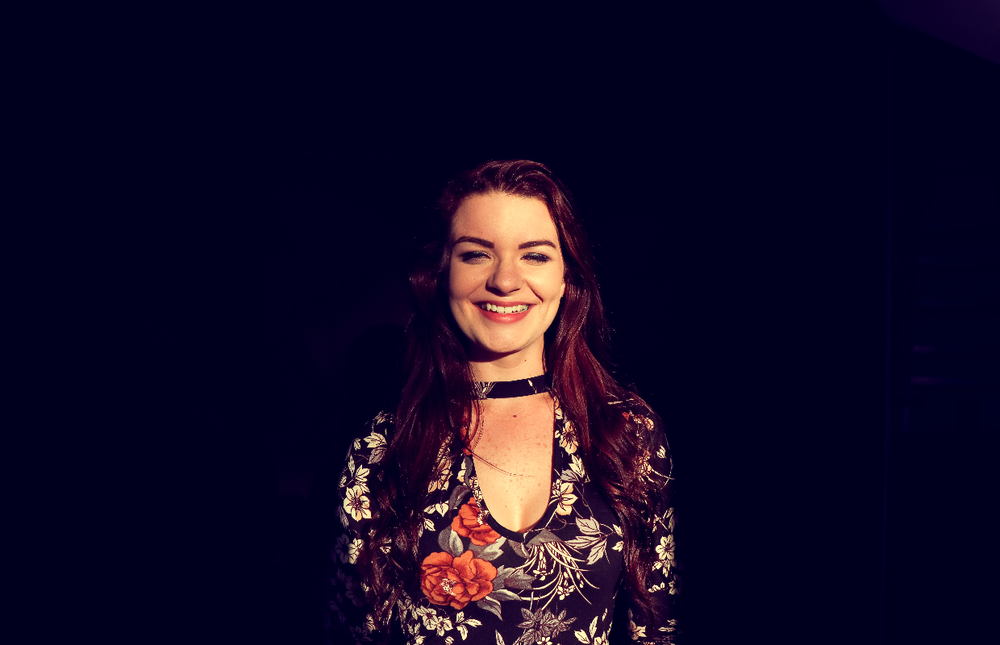
#> input picture person_detection/images/001.png, 1000 x 645 px, shrunk from 1240 x 800 before the run; its folder holds only this picture in this run
$ jupyter execute SampleDetector.ipynb
#> lines starting #> are read from the running program, lines starting #| are printed output that depends on the picture; after the words box and inside, x2 and y2 are one past the last pixel; in counts of white or black regions, pixels touching at a corner belong together
#> further down, image is the input picture: shape (645, 1000, 3); mean B, G, R 37.5, 11.4, 19.6
# 人物検出のサンプルコード

[cell 1]
# ライブラリのインポート
import cv2
import numpy as np
import matplotlib.pyplot as plt
import os
import shutil
import glob

## 対象画像とマスク画像のフォルダ（**要修正**）

[cell 2]
# 対象画像のフォルダ（適宜修正すること）
TARGET_FOLDER = "./images/"

# マスク画像を保存するフォルダ（適宜修正すること）
MASK_FOLDER = "./results/"

## マスク画像を生成する関数（**要修正**）
### 【改良したアルゴリズムの説明をここに記載すること】

[cell 3]
# 画像から人物のマスクを生成する関数（適宜修正すること）
def detect(image):

    # グレースケールに変換
    image_gray = cv2.cvtColor(image, cv2.COLOR_BGR2GRAY)
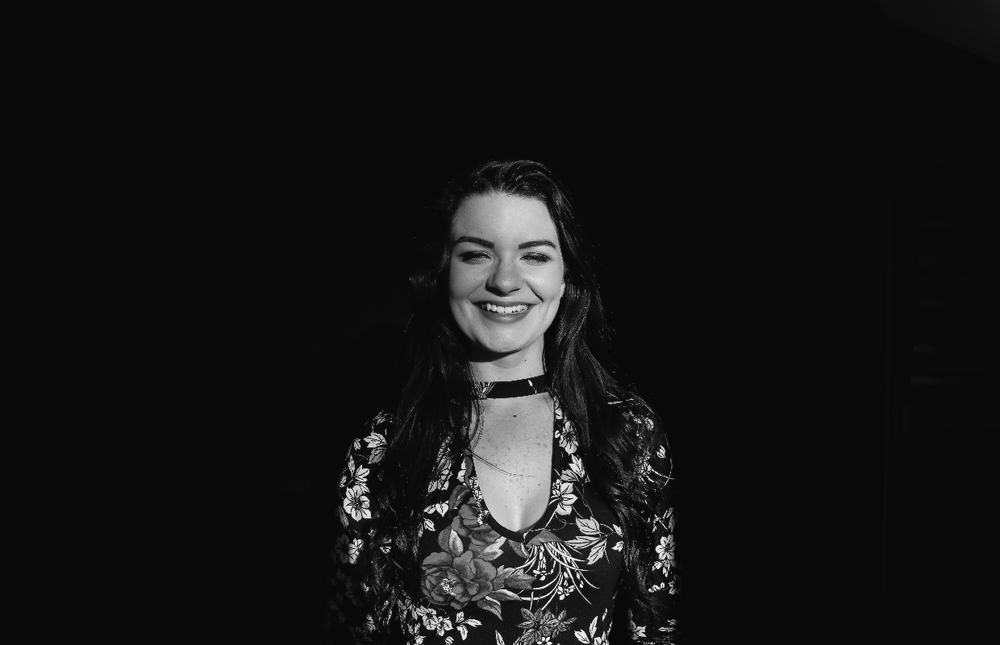
#> image_gray: shape (645, 1000); min 3, max 248, mean 20.1

    # 閾値127で2値化
    _, image_binary = cv2.threshold(image_gray, 127, 255, cv2.THRESH_BINARY)
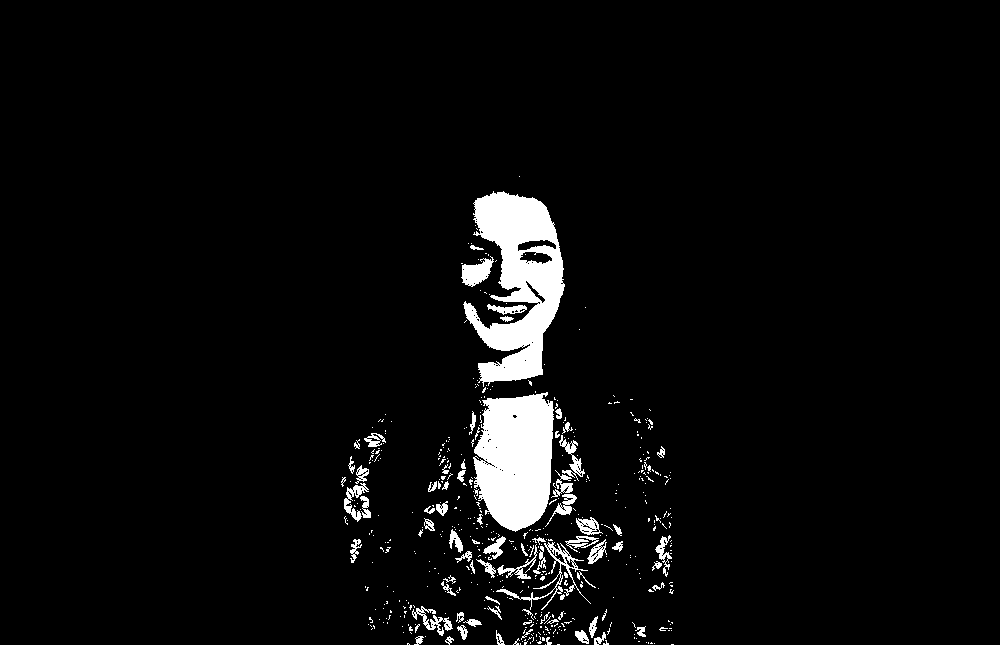
#> image_binary: shape (645, 1000); 4.4% white; 511 white regions (435 under 20 px), largest, box (x1, y1, x2, y2) and area: (463, 191, 565, 387) 10392, (473, 392, 554, 532) 8802, (496, 542, 591, 610) 759

    # モルフォロジー処理
    kernel = np.ones((5,5),np.uint8)
    image_mask = cv2.morphologyEx(image_binary, cv2.MORPH_OPEN, kernel, iterations=3)
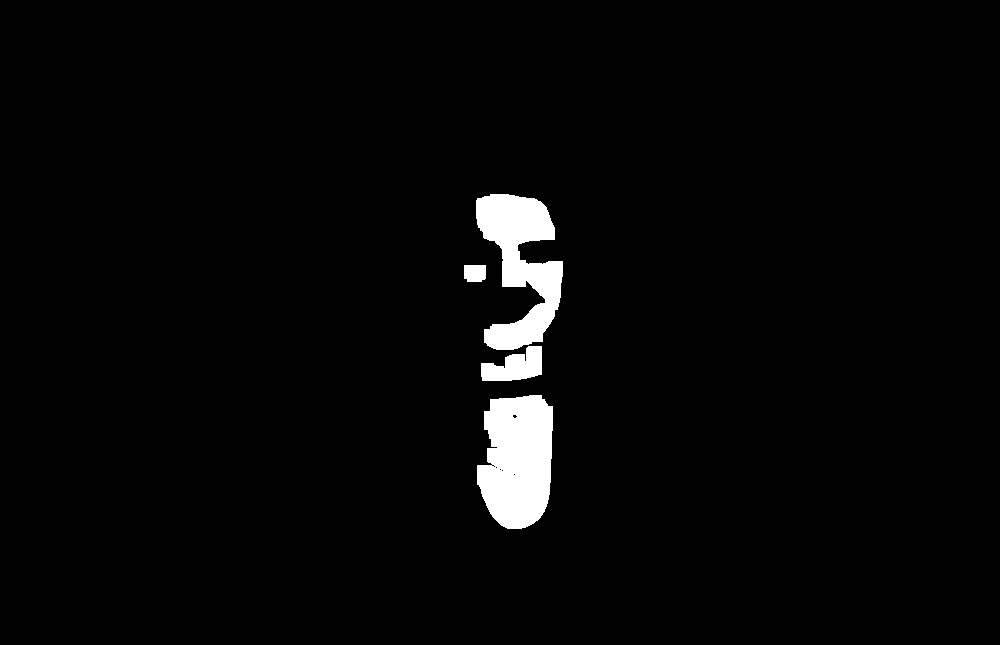
#> image_mask: shape (645, 1000); 2.7% white; 4 white regions, box (x1, y1, x2, y2) and area: (477, 395, 553, 529) 8205, (476, 194, 563, 350) 7358, (481, 346, 542, 381) 1411, (464, 265, 486, 282) 356
    image_mask = cv2.morphologyEx(image_binary, cv2.MORPH_CLOSE, kernel, iterations=3)
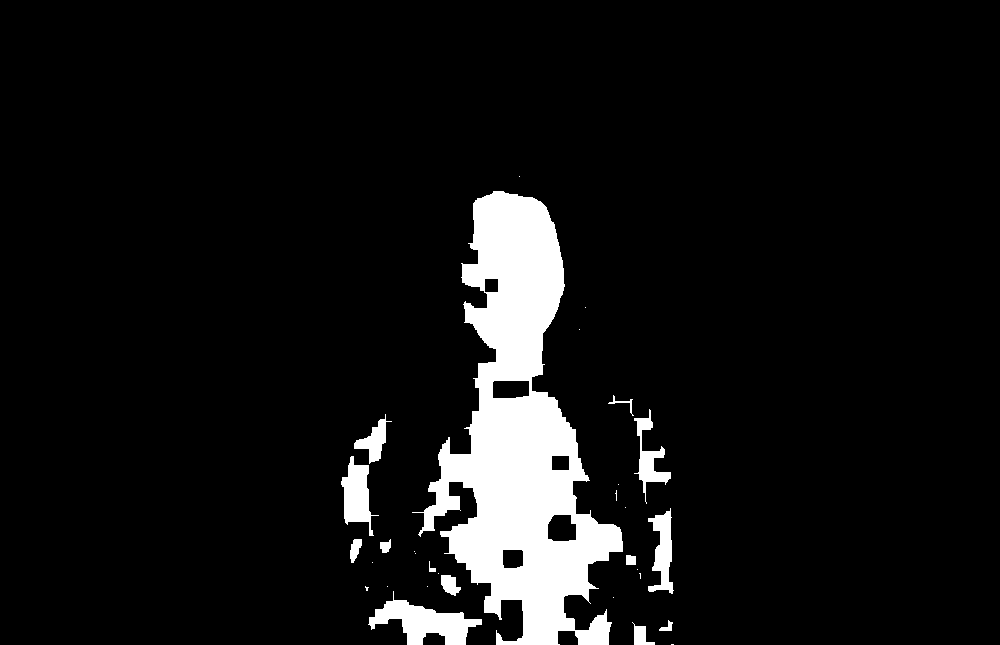
#> image_mask: shape (645, 1000); 7.8% white; 31 white regions (17 under 20 px), largest, box (x1, y1, x2, y2) and area: (412, 191, 623, 645) 41905, (368, 591, 482, 645) 2671, (341, 456, 379, 536) 1483

    return image_mask

## 対象画像のマスク画像を生成（修正不可）

[cell 4]
# マスク画像のフォルダが存在する場合は削除
if os.path.exists(MASK_FOLDER):
    shutil.rmtree(MASK_FOLDER)

# マスク画像の保存フォルダの作成
os.makedirs(MASK_FOLDER)

# 画像一覧の取得
files = sorted(glob.glob(TARGET_FOLDER + "*.png"))
for file in files:
    image = cv2.imread(file) # 画像の読み込み
    image_rgb = cv2.cvtColor(image, cv2.COLOR_BGR2RGB) # BGRからRGBに変換
    image_mask = detect(image_rgb) # マスク画像を生成
    filename = os.path.basename(file)
    cv2.imwrite(f"{MASK_FOLDER}{filename}", image_mask) # マスク画像を保存

$ run again, on person_detection/images/015.png
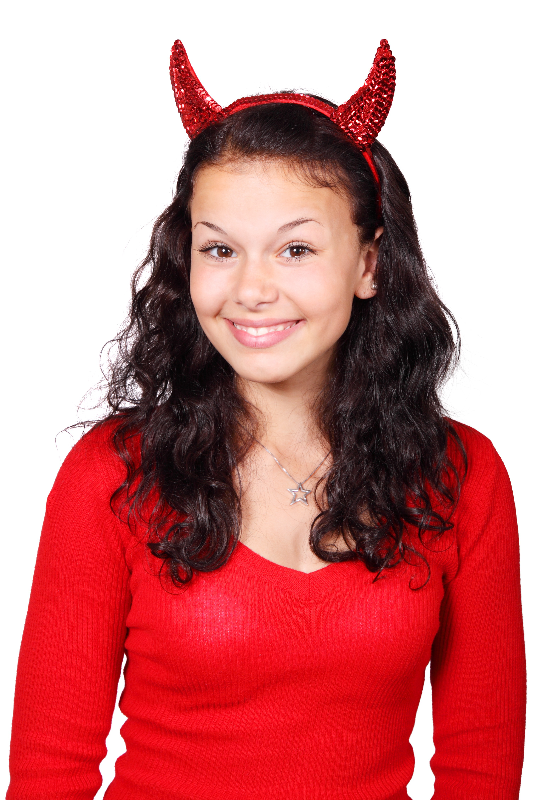
#> input picture person_detection/images/015.png, 533 x 800 px
#> image is the input picture: shape (800, 533, 3); mean B, G, R 124.1, 122, 202
#> in detect, `_, image_binary = cv2.threshold(image_gray, 127, 255, cv2.THRESH_BINARY)`:
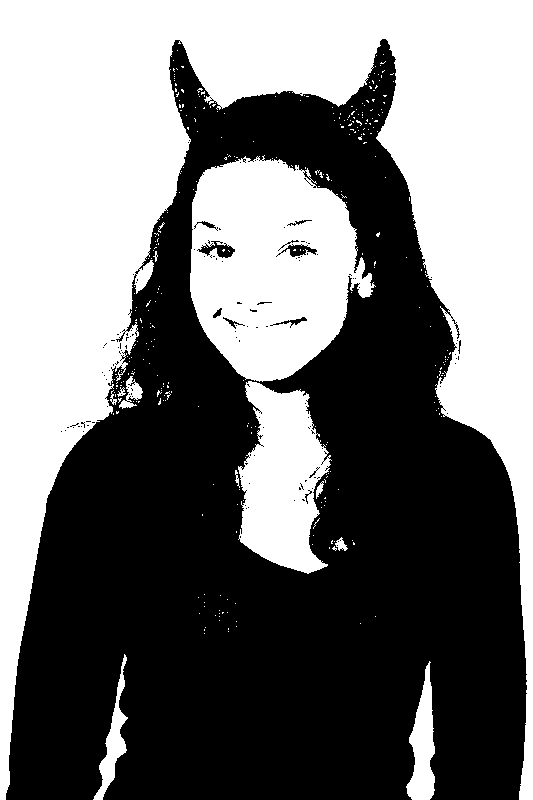
#> image_binary: shape (800, 533); 46.4% white; 327 white regions (314 under 20 px), largest, box (x1, y1, x2, y2) and area: (0, 0, 533, 800) 151961, (190, 155, 376, 382) 28961, (238, 381, 332, 574) 11916
#> in detect, `image_mask = cv2.morphologyEx(image_binary, cv2.MORPH_CLOSE, kernel, i..`:
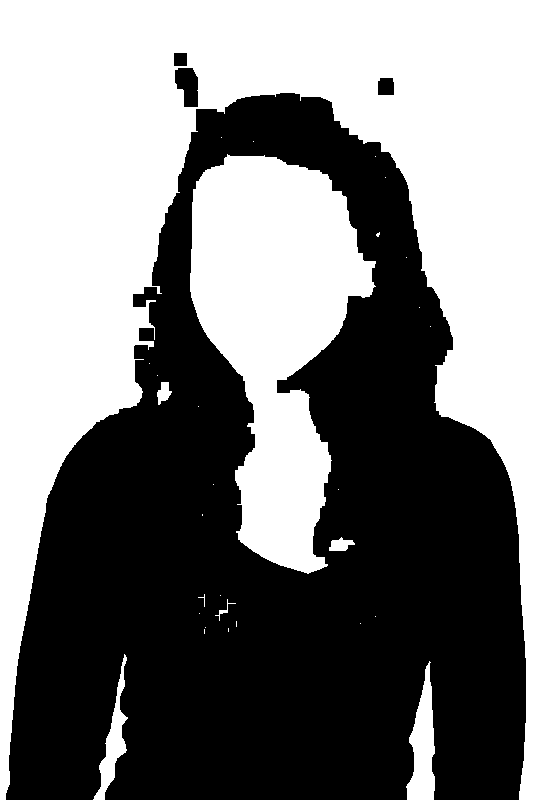
#> image_mask: shape (800, 533); 48.9% white; 30 white regions (23 under 20 px), largest, box (x1, y1, x2, y2) and area: (0, 0, 533, 800) 159572, (190, 154, 376, 574) 44340, (406, 661, 435, 800) 2355

$ run again, on person_detection/images/023.png
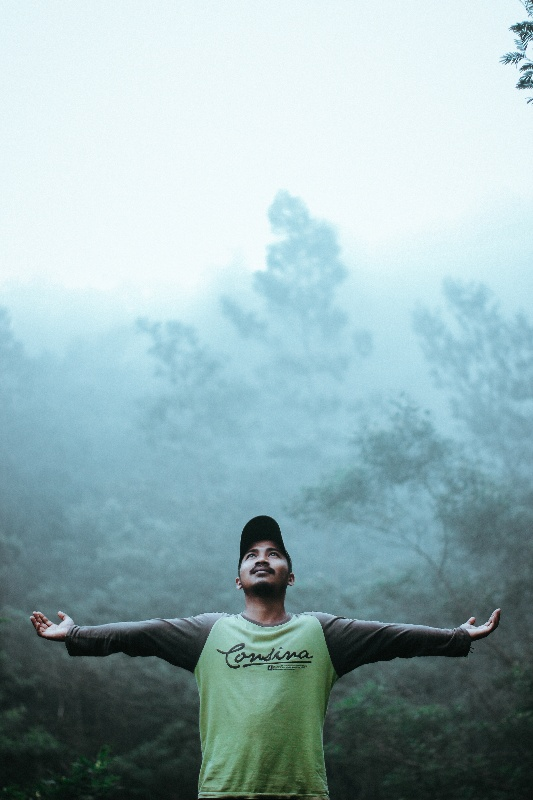
#> input picture person_detection/images/023.png, 533 x 800 px
#> image is the input picture: shape (800, 533, 3); mean B, G, R 181, 177.2, 151.4
#> in detect, `_, image_binary = cv2.threshold(image_gray, 127, 255, cv2.THRESH_BINARY)`:
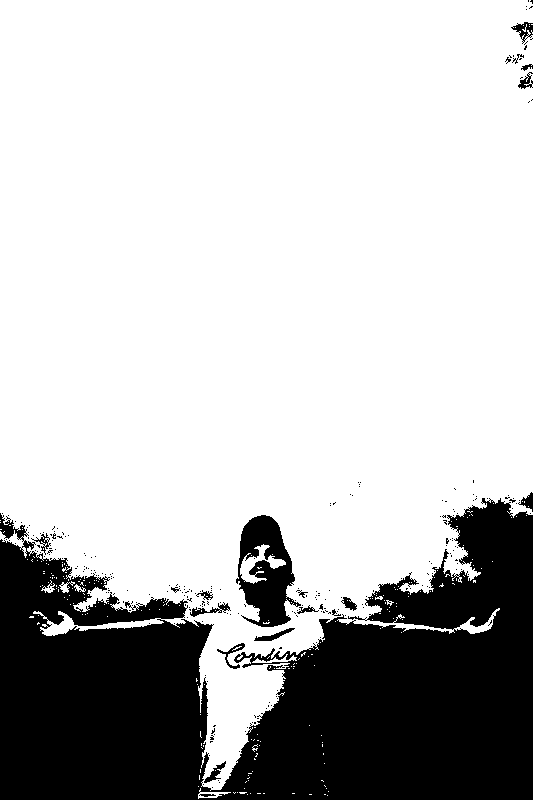
#> image_binary: shape (800, 533); 74.7% white; 268 black regions (249 under 20 px), largest, box (x1, y1, x2, y2) and area: (0, 498, 533, 800) 101684, (236, 515, 301, 627) 3986, (511, 22, 533, 44) 197
#> in detect, `image_mask = cv2.morphologyEx(image_binary, cv2.MORPH_CLOSE, kernel, i..`:
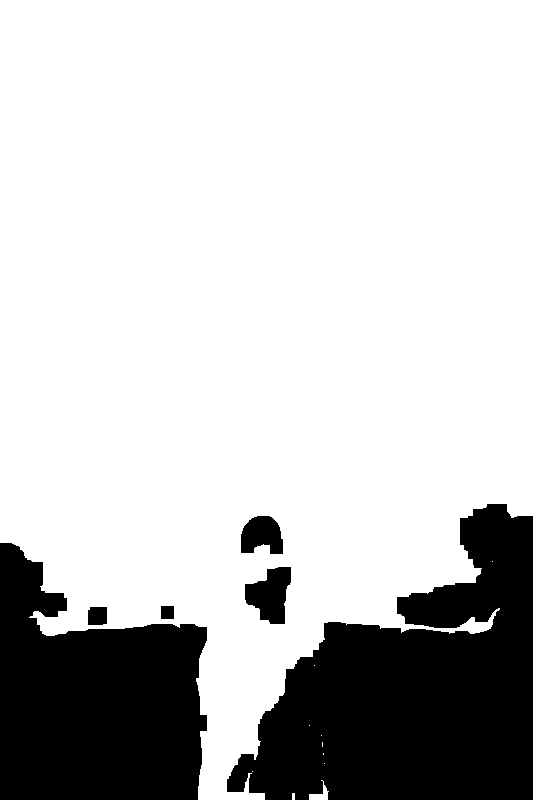
#> image_mask: shape (800, 533); 77.4% white; 6 black regions, box (x1, y1, x2, y2) and area: (227, 504, 533, 800) 54519, (0, 543, 207, 800) 38171, (245, 567, 291, 624) 1731, (241, 516, 283, 554) 1236, (88, 607, 107, 625) 332, (161, 606, 174, 619) 169

$ run again, on person_detection/images/025.png
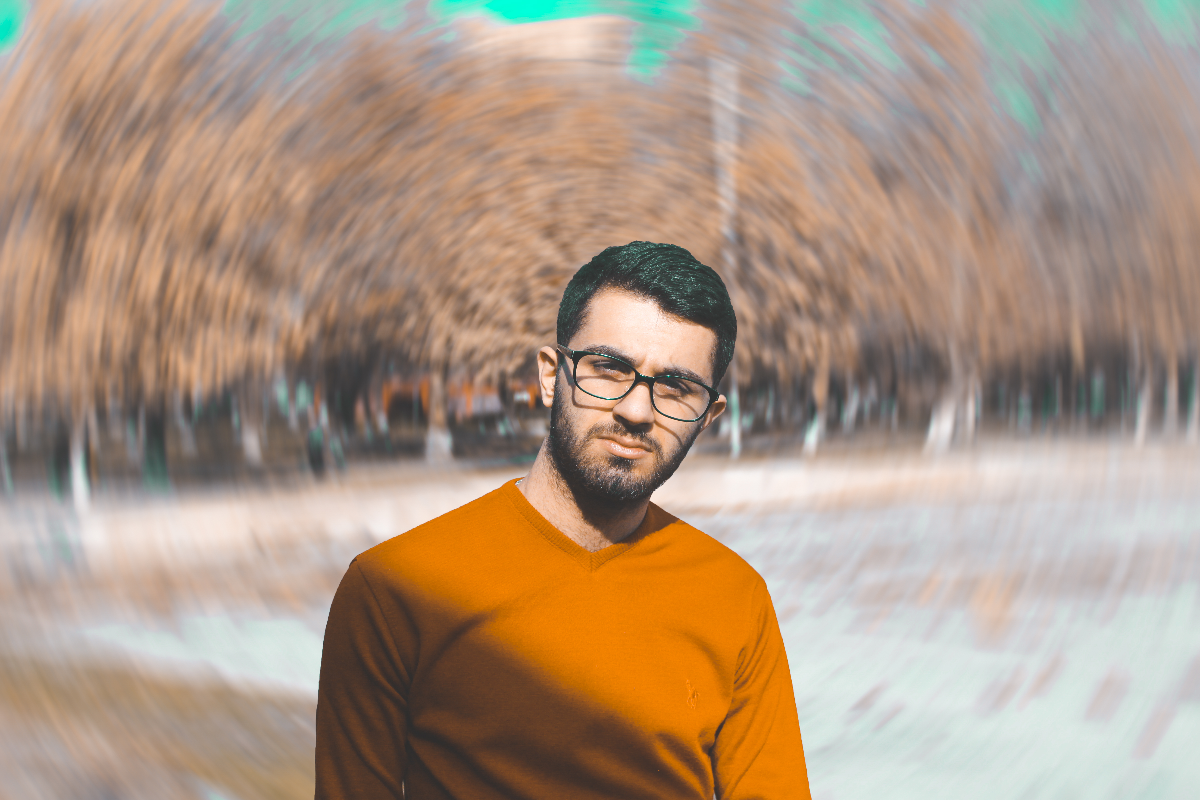
#> input picture person_detection/images/025.png, 1200 x 800 px
#> image is the input picture: shape (800, 1200, 3); mean B, G, R 131.9, 150.4, 172.2
#> in detect, `_, image_binary = cv2.threshold(image_gray, 127, 255, cv2.THRESH_BINARY)`:
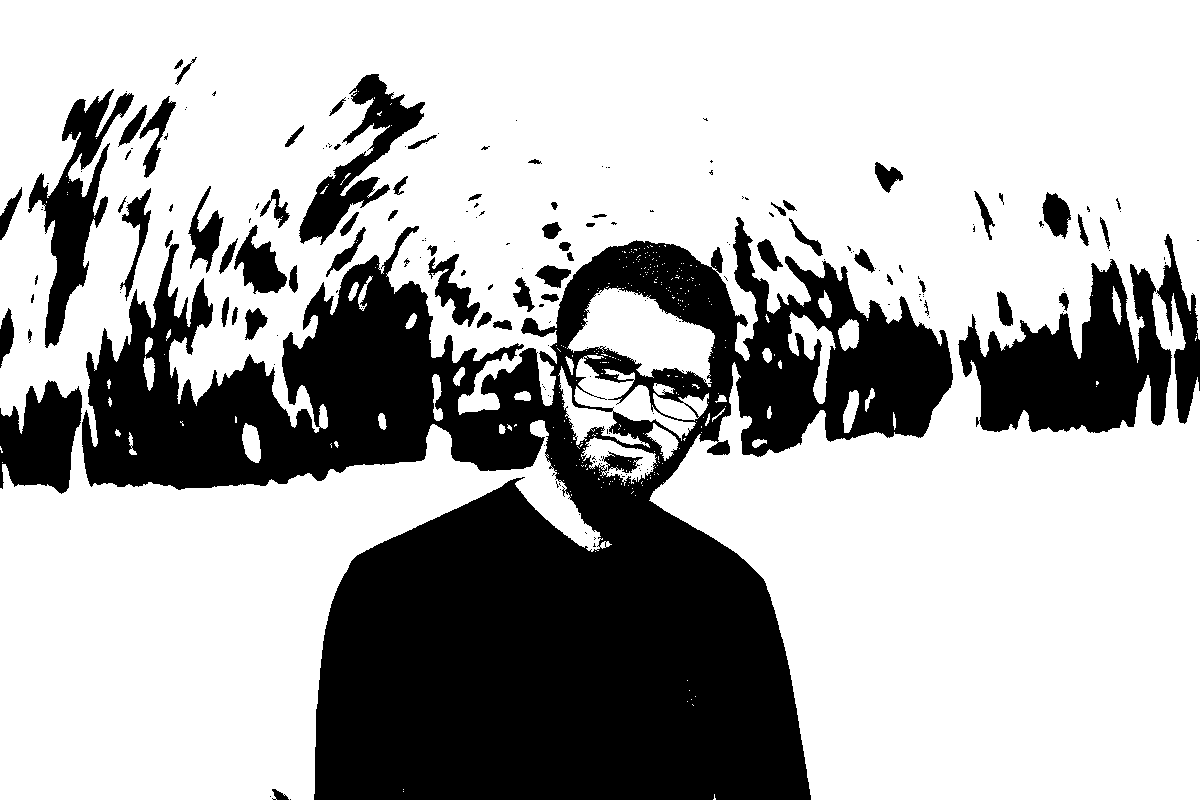
#> image_binary: shape (800, 1200); 68.9% white; 210 black regions (142 under 20 px), largest, box (x1, y1, x2, y2) and area: (82, 217, 953, 800) 236782, (958, 259, 1172, 433) 20603, (28, 89, 134, 348) 8287
#> in detect, `image_mask = cv2.morphologyEx(image_binary, cv2.MORPH_CLOSE, kernel, i..`:
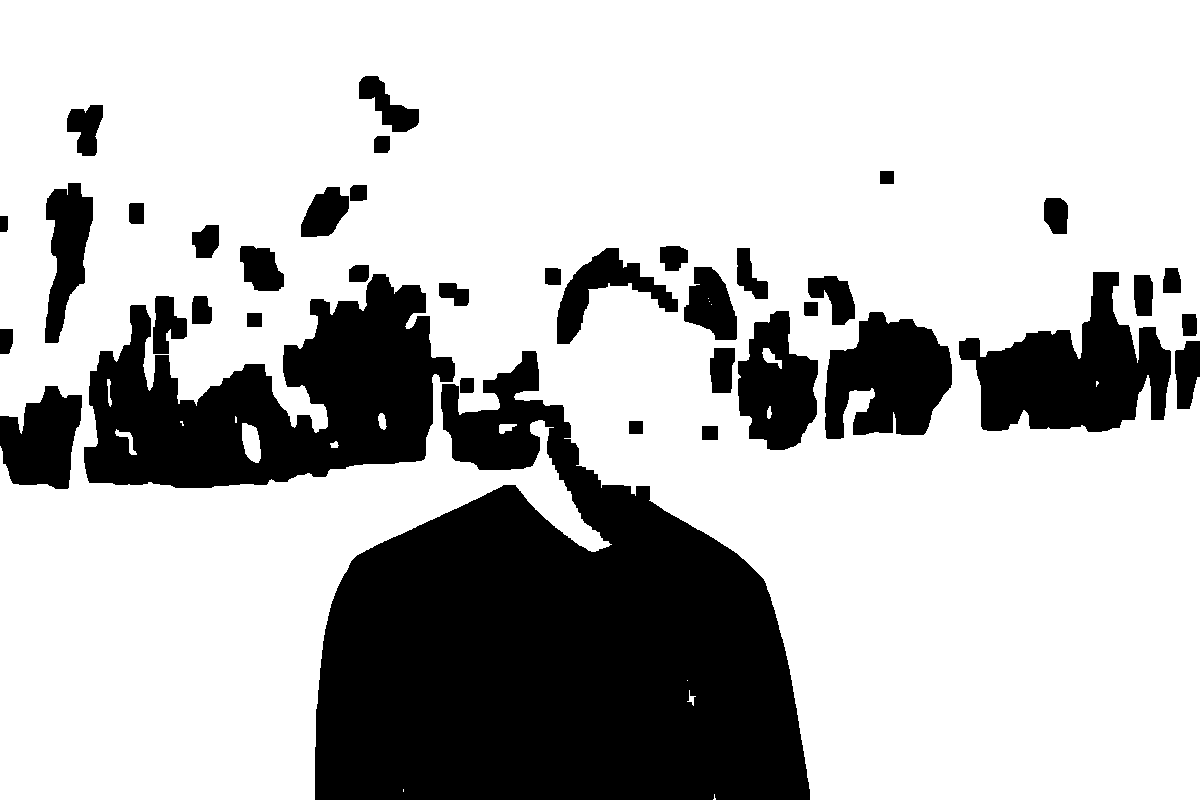
#> image_mask: shape (800, 1200); 73.4% white; 39 black regions, largest, box (x1, y1, x2, y2) and area: (315, 351, 810, 800) 138056, (84, 274, 455, 488) 44647, (959, 272, 1171, 432) 18019
